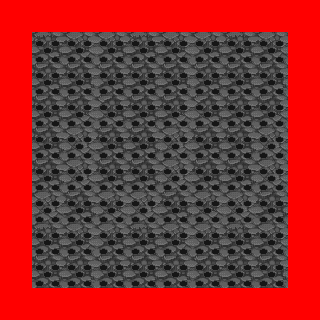

A 2D game scene composited from a Tiled map and its tileset images. What follows is a short description and the map's XML, with each tile layer's data collapsed to a summary:
An orthogonal 10x10 tile map with 32x32 px tiles, 8 tile layers (0_floor, 1_terrain, 2_object, 3_roof, ...), 3 tilesets.

<map version="1.0" orientation="orthogonal" renderorder="right-down" width="10" height="10" tilewidth="32" tileheight="32" nextobjectid="1">
 <tileset firstgid="1" name="kolizja" tilewidth="32" tileheight="32" tilecount="1" columns="1">
  <image source="../../tileset/logic/collision.png" width="32" height="32" />
 </tileset>
 <tileset firstgid="2" name="kolce" tilewidth="32" tileheight="32" tilecount="4" columns="1">
  <image source="../../tileset/pol/podloze/kolce.png" width="32" height="128" />
 </tileset>
 <tileset firstgid="6" name="ground_magma011" tilewidth="32" tileheight="32" tilecount="18" columns="3">
  <image source="../../tileset/pol/podloze/ground_magma011.png" width="96" height="192" />
 </tileset>
 <layer name="0_floor" width="10" height="10">
  <data>[100 cells, 100 non-empty, 18 distinct tile ids]</data>
 </layer>
 <layer name="1_terrain" width="10" height="10">
  <data>[100 cells, 100 non-empty, 1 distinct tile ids]</data>
 </layer>
 <layer name="2_object" width="10" height="10">
  <data>[100 cells, 0 non-empty, 0 distinct tile ids]</data>
 </layer>
 <layer name="3_roof" width="10" height="10">
  <data>[100 cells, 0 non-empty, 0 distinct tile ids]</data>
 </layer>
 <layer name="4_roof_add" width="10" height="10">
  <data>[100 cells, 0 non-empty, 0 distinct tile ids]</data>
 </layer>
 <layer name="objects" width="10" height="10">
  <data>[100 cells, 0 non-empty, 0 distinct tile ids]</data>
 </layer>
 <layer name="collision" width="10" height="10">
  <data>[100 cells, 36 non-empty, 1 distinct tile ids]</data>
 </layer>
 <layer name="protection" width="10" height="10">
  <data>[100 cells, 0 non-empty, 0 distinct tile ids]</data>
 </layer>
</map>
